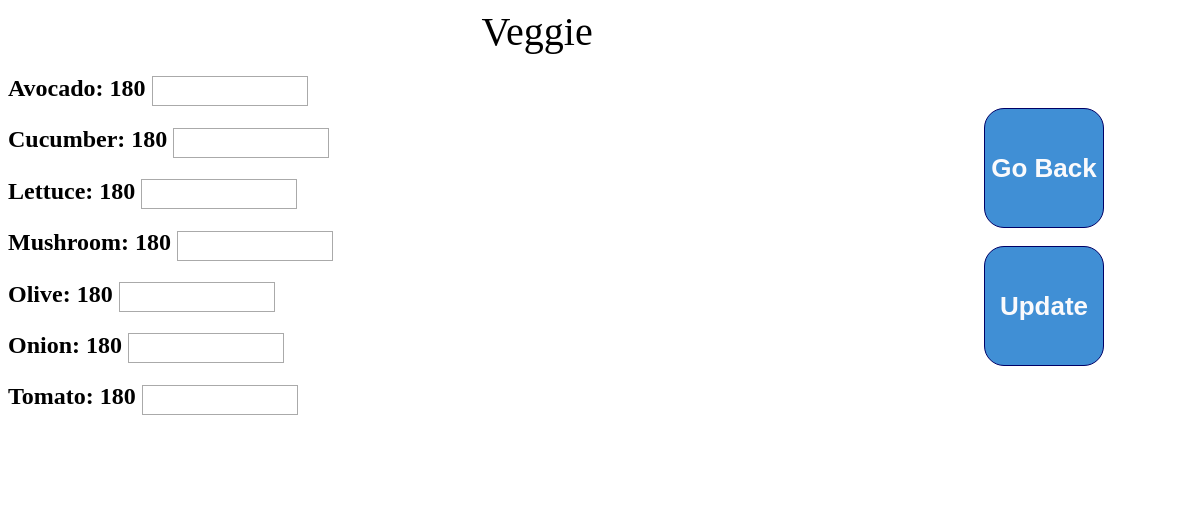
Page /KitchenstaffInterface/veggie.php on the committed database.
### tables this page shows
CREATE TABLE ingredient
( 	
	ingredient_name char(25) PRIMARY KEY, 
	quantity int, 
	ingredient_type char(10) DEFAULT '\0',
	ingredient_desc text,
	ingredient_calories int,
	ingredient_price float(3, 2)
);

### KitchenstaffInterface/veggie.php (the view, shortened to what this page needs)
<!DOCTYPE html>
<html>
<head>
<link rel = "stylesheet" type = "text/css" href = "style.css"/>
</head>
<body>
<div style="padding-left: 40%"><h>Veggie</h><br></div>
<div>
<form method="post" class = "form" action="<?php echo $_SERVER['PHP_SELF']; ?>">
<?php
	$getIngredientName = "SELECT distinct ingredient_name FROM ingredient WHERE ingredient_type = 'Veggie'";
	$getIngredientNameResult = mysql_query($getIngredientName);
	if($getIngredientNameResult)
	{
		while($row=mysql_fetch_row($getIngredientNameResult))
		{
      		foreach ($row as $value)
			{
				$getIngredientAmount = "SELECT distinct quantity FROM ingredient WHERE ingredient_name = \"$value\"";
				$getIngredientAmountResult = mysql_query($getIngredientAmount);
				if($getIngredientAmountResult)
				{
					while($row2 = mysql_fetch_row($getIngredientAmountResult))
					{
						foreach($row2 as $amount)
						{
							$symbols = array("_");
  							$value = str_replace($symbols, " ", $value);
								echo "<div style = \"right\"><h2>" . $value . ':' . " " . $amount . "  ";
							$symbols = array(" ");
  							$value = str_replace($symbols, "_", $value);
								echo "<input type=\"text\" name=\"$value\" value=\"$_POST[$value]\" class = \"Box2\" maxlength=\"3\" />" . "</h2></div>";
						}
					}
				}
			}
		}
	}
	echo "<div id=\"right-sidebar1\"><br><br><br><br><br><br>
       <div style = \"padding-left:10%\"><input type=\"button\" name = \"Back\" value = \"Go Back\" onclick = \"history.go(-1);\" class = \"button3\"/></div><br>
	<div style = \"padding-left:10%\"><input type=\"submit\" name = \"Submit\" value = \"Update\" class = \"button3\"/></div>
	</div>";
?>
</form>
<form method="post" action="dressing.php">
<?php
	$getIngredientName = "SELECT distinct ingredient_name FROM ingredient WHERE ingredient_type = 'Veggie'";
	$getIngredientNameResult = mysql_query($getIngredientName);
    if($getIngredientNameResult)
	{
		while($row=mysql_fetch_row($getIngredientNameResult))
		{
      		foreach ($row as $value)
			{
				echo "<input type=\"text\" name=\"$value\" value=\"$_POST[$value]\" style=\"display:none;\" />" . "<BR>";
			}
		}
	}
?>
</form>
</div>
</body>
<html>

### KitchenstaffInterface/style.css (style rules this page uses)
h { font-size:40px }
.button3 { border: 1px solid #006; background: #408FD5; height:120px; width: 120px; border-radius:20px; font-size:26px; white-space:normal; font-weight:bold; color: #FAFAFC; }
div#right-sidebar1 { position:absolute; top:0; right:0; background:#FFFFFF; width:20%; height:60%; border-radius:80px; }
.Box2 { border:1px solid #AAAAAA; padding:4px 2px; -x-system-font:none; font-family:sans-serif; height:1.5em; line-height:1.0; overflow:auto; width:150px; }
.form { width:100%; height:60%; }

### rows in the picture
ingredient: ingredient_name "Avocado", quantity "180"
ingredient: ingredient_name "Cucumber", quantity "180"
ingredient: ingredient_name "Lettuce", quantity "180"
ingredient: ingredient_name "Mushroom", quantity "180"
ingredient: ingredient_name "Olive", quantity "180"
ingredient: ingredient_name "Onion", quantity "180"
ingredient: ingredient_name "Tomato", quantity "180"
